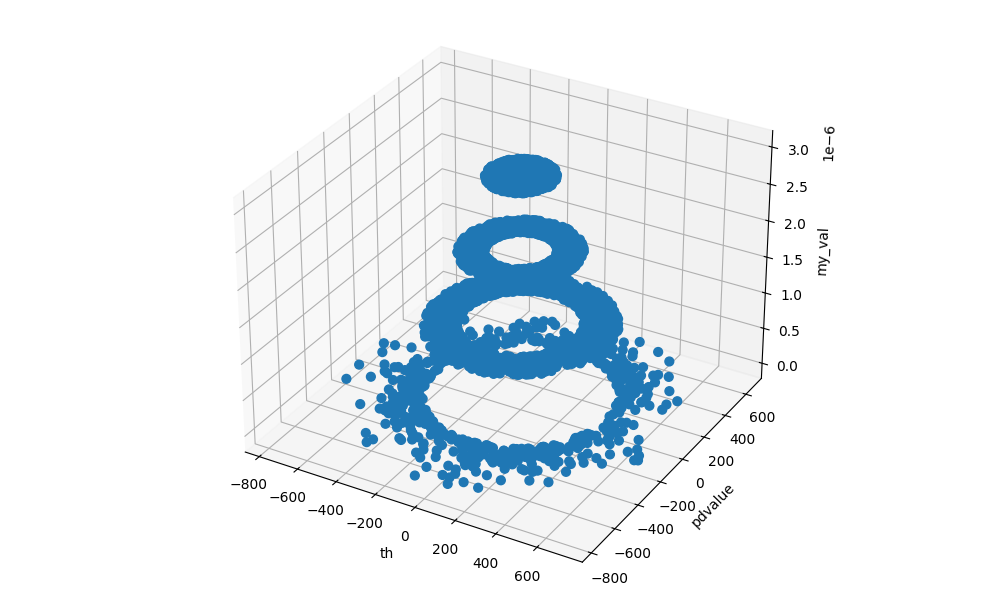

Recreate this plot in Python.
import seaborn as sns
import numpy as np
import pandas as pd
from mpl_toolkits.mplot3d import Axes3D
import matplotlib.pyplot as plt
from matplotlib import cm
from scipy.stats import multivariate_normal

x, y, z = np.loadtxt("/workspaces/Computazionale2/RandomWalk/File/RW2DPt=100000.dat", unpack=True)
fig = plt.figure ( figsize=(10, 6) )
ax = Axes3D ( fig, auto_add_to_figure=False )
fig.add_axes ( ax )
ax.scatter (x, y, z, s = 40, marker = 'o', alpha = 1, label = '')
ax.set_xlabel ( 'th' )
ax.set_ylabel ( 'pdvalue' )
ax.set_zlabel ( 'my_val' )
plt.savefig("RandomWalk2DP.png")
